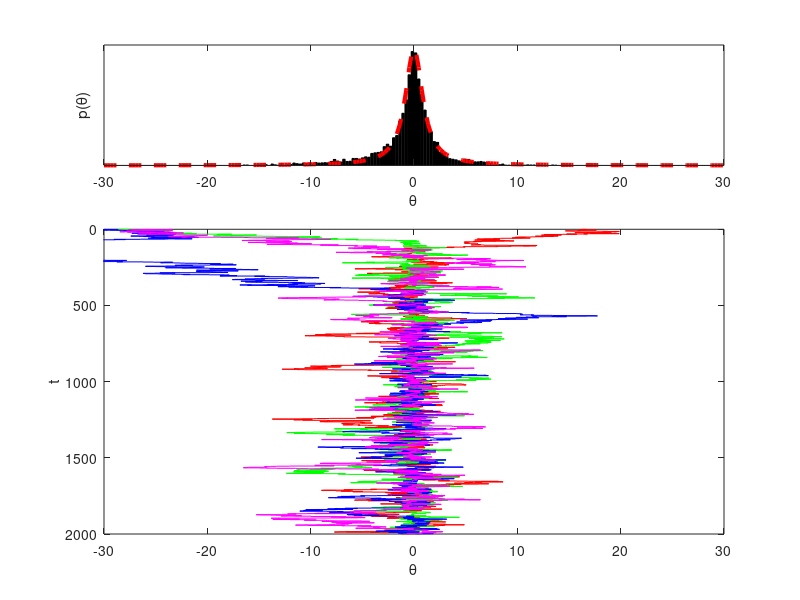

Source code (MATLAB): (Note: this script raises an error after producing the figure.)
# Use the Metropolis procedure to sample from Cauchy density
1; # not a function file
function y = cauchy(theta)
  # returns the unnormalized density of the cauchy distribution
  y = 1 ./ (1 + theta .^ 2);
end


# Initialise the Metropolis sampler
T = 2000; # max iterations
burnin = 500; # samples to exclude
# burnin = 1; # samples to exclude
sigma = 1.5 # std dev of normal proposal density
thetamin  = -30; thetamax = 30; # define a range for starting values
theta = zeros(T, 4); # init storage space for our samples
# seed=1; rand('state', seed); randn('state',seed); # set the random seed
theta(1,:) = unifrnd (thetamin, thetamax, 1,4);



# start sampling
t = 1;
while t < T # iterate until we have T samples
  t=t+1;
  # propose a new value for theta using a normal proposal density
  theta_star = normrnd (theta(t-1,:), sigma);
  # calculate the acceptance ratio
  alpha = zeros(1,4);
  for i = 1:4
    alpha(1,i) = min ([ 1 (cauchy( theta_star(1,i)) / cauchy (theta(t-1,i) ))]);
  end
  # draw a uniform deviate from [0. 1]

  # do we accept this proposal?
  for (i = 1:columns(theta))
  u = rand;
    if u < alpha(i)
      theta(t,i) = theta_star(1,i); # if so, proposal becomes a new state
    else
      theta(t,i) = theta(t-1,i); # if not, copy old state
    endif
  end
end

# Display histogram of our samples
figure (1); clf;
subplot (3,1,1);
nbins = 200;
thetabins = linspace (thetamin, thetamax, nbins);
counts = hist (theta(burnin:T,1), thetabins) +...
    hist (theta(burnin:T,2), thetabins) +...
    hist (theta(burnin:T,3), thetabins) +...
    hist (theta(burnin:T,4), thetabins);
bar (thetabins, counts/sum(counts), 'k');
xlim ([thetamin thetamax]);
xlabel ('\theta'); ylabel ('p(\theta)');

# overlay the theoretical density
y = cauchy (thetabins);
hold on;
plot (thetabins, y/sum(y), 'r--', 'LineWidth', 3);
set (gca, 'YTick', []);


# display history of our samples
subplot (3,1,2:3);

  stairs (theta(:,1), 1:T, 'k-r');
  hold on;

  stairs (theta(:,2), 1:T, 'k-g');
  hold on;

  stairs (theta(:,3), 1:T, 'k-b');
  hold on;

  stairs (theta(:,4), 1:T, 'k-m');
  hold on;

ylabel ('t'); xlabel ('\theta');
set (gca, 'YDir', 'reverse');
xlim ([thetamin thetamax]);




accepted(1) / sum(accepted)
